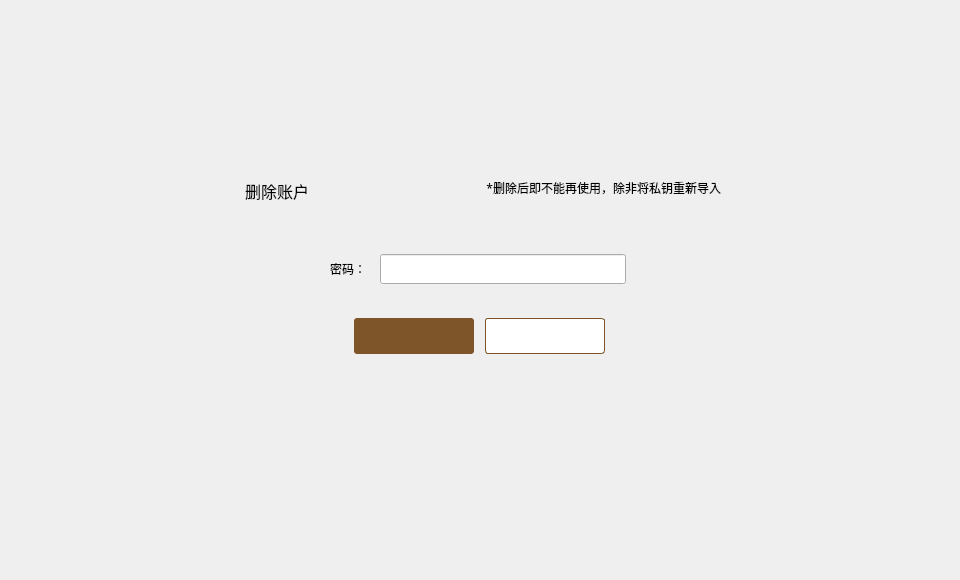
<?xml version="1.0" encoding="UTF-8"?>
<ui version="4.0">
 <class>DeleteAccountDialog</class>
 <widget class="QDialog" name="DeleteAccountDialog">
  <property name="geometry">
   <rect>
    <x>0</x>
    <y>0</y>
    <width>960</width>
    <height>580</height>
   </rect>
  </property>
  <property name="font">
   <font>
    <family>微软雅黑</family>
   </font>
  </property>
  <property name="windowTitle">
   <string>Dialog</string>
  </property>
  <widget class="QWidget" name="widget" native="true">
   <property name="geometry">
    <rect>
     <x>0</x>
     <y>0</y>
     <width>960</width>
     <height>580</height>
    </rect>
   </property>
   <widget class="QWidget" name="containerWidget" native="true">
    <property name="geometry">
     <rect>
      <x>220</x>
      <y>158</y>
      <width>520</width>
      <height>263</height>
     </rect>
    </property>
    <widget class="QToolButton" name="cancelBtn">
     <property name="geometry">
      <rect>
       <x>265</x>
       <y>160</y>
       <width>120</width>
       <height>36</height>
      </rect>
     </property>
     <property name="cursor">
      <cursorShape>PointingHandCursor</cursorShape>
     </property>
     <property name="styleSheet">
      <string notr="true">QToolButton{background-color:#ffffff;color:#484848;border:1px solid rgb(125,85,40);border-radius:3px;}
QToolButton:hover{color:rgb(125,85,40);}</string>
     </property>
     <property name="text">
      <string/>
     </property>
    </widget>
    <widget class="QLabel" name="label_2">
     <property name="geometry">
      <rect>
       <x>230</x>
       <y>20</y>
       <width>271</width>
       <height>20</height>
      </rect>
     </property>
     <property name="font">
      <font>
       <family>微软雅黑</family>
      </font>
     </property>
     <property name="styleSheet">
      <string notr="true"/>
     </property>
     <property name="text">
      <string>*删除后即不能再使用，除非将私钥重新导入</string>
     </property>
     <property name="alignment">
      <set>Qt::AlignRight|Qt::AlignTrailing|Qt::AlignVCenter</set>
     </property>
    </widget>
    <widget class="QLineEdit" name="pwdLineEdit">
     <property name="geometry">
      <rect>
       <x>160</x>
       <y>96</y>
       <width>246</width>
       <height>30</height>
      </rect>
     </property>
     <property name="font">
      <font>
       <family>微软雅黑</family>
      </font>
     </property>
     <property name="styleSheet">
      <string notr="true"/>
     </property>
     <property name="echoMode">
      <enum>QLineEdit::Password</enum>
     </property>
    </widget>
    <widget class="QToolButton" name="okBtn">
     <property name="geometry">
      <rect>
       <x>134</x>
       <y>160</y>
       <width>120</width>
       <height>36</height>
      </rect>
     </property>
     <property name="cursor">
      <cursorShape>PointingHandCursor</cursorShape>
     </property>
     <property name="styleSheet">
      <string notr="true">QToolButton{background-color:rgb(125,85,40);color:#ffffff;border:none;border-radius:3px;}
QToolButton:hover{background-color:rgb(185,150,85);}
</string>
     </property>
     <property name="text">
      <string/>
     </property>
    </widget>
    <widget class="QLabel" name="label">
     <property name="geometry">
      <rect>
       <x>45</x>
       <y>96</y>
       <width>101</width>
       <height>30</height>
      </rect>
     </property>
     <property name="text">
      <string>密码：</string>
     </property>
     <property name="alignment">
      <set>Qt::AlignRight|Qt::AlignTrailing|Qt::AlignVCenter</set>
     </property>
    </widget>
    <widget class="QLabel" name="tipLabel2">
     <property name="geometry">
      <rect>
       <x>190</x>
       <y>131</y>
       <width>200</width>
       <height>16</height>
      </rect>
     </property>
     <property name="text">
      <string/>
     </property>
    </widget>
    <widget class="QLabel" name="tipLabel1">
     <property name="geometry">
      <rect>
       <x>166</x>
       <y>131</y>
       <width>16</width>
       <height>16</height>
      </rect>
     </property>
     <property name="text">
      <string/>
     </property>
    </widget>
    <widget class="QLabel" name="titleLabel">
     <property name="geometry">
      <rect>
       <x>25</x>
       <y>22</y>
       <width>151</width>
       <height>21</height>
      </rect>
     </property>
     <property name="font">
      <font>
       <family>微软雅黑</family>
       <pointsize>12</pointsize>
      </font>
     </property>
     <property name="text">
      <string>删除账户</string>
     </property>
    </widget>
   </widget>
  </widget>
 </widget>
 <resources/>
 <connections/>
</ui>
